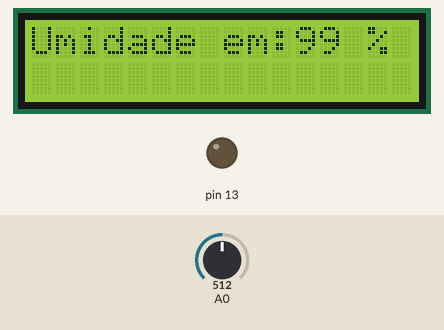
A sketch run on a simulated Arduino Uno, built with avr-gcc and run on an emulated ATmega328P. Shown: 16×2 character LCD, output pins drawn as LEDs (lit = HIGH). Dashed ring = blinking. The test bench sets the inputs (shaded band); at power-on: A0 = 512.

Above: at 1.3 s.
1.4 s: A0 set to 912
At 2.1 s:
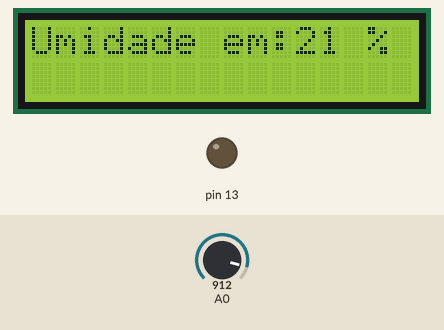
4.5 s: A0 set to 936
At 5.2 s:
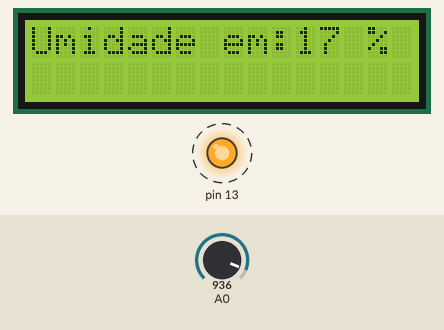
7.3 s: A0 set to 900
At 7.8 s:
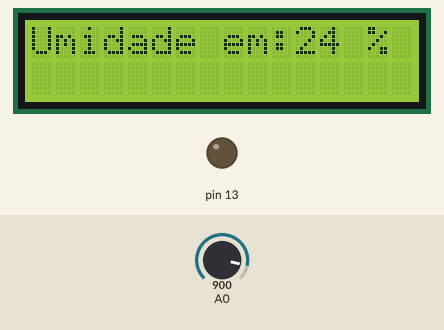
Timing chart, 0 to 10.3 s (numbered marks = the images above; inputs shaded):
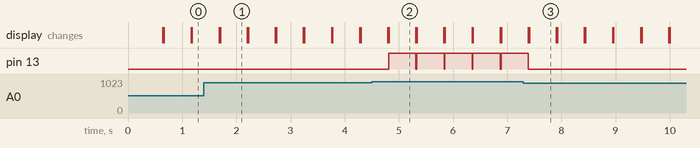

Measured:
- the behaviour switches between 920 and 921 on A0 (found by bisection; images 1 and 2)
- after the input at 1.4 s, the display: first differs from a run without the input after 0.30 s (image 1)
- after the input at 4.5 s, pin 13: alternates HIGH for 0.50 s and LOW for 0.01 s, starting after 0.31 s; the display: first differs from a run without the input after 0.31 s (image 2)
- after the input at 7.3 s, pin 13: goes on until 7.4 s, then stays LOW; the display: first differs from a run without the input after 0.10 s (image 3)
- what the display in image 1 shows lasts 0.5 s, from 1.7 s to 2.2 s

The sketch:

sensor_umidade.ino
```cpp
// Lembrando, na imagem desse projeto o sensor de umidade da terra foi substituido por um potênciometro.

#include <Wire.h>
#include <LiquidCrystal_I2C.h>
LiquidCrystal_I2C lcd(0x27,16,2);

int umidade;

void setup()
{
  lcd.init();
  lcd.begin(16, 2);
  pinMode(13, OUTPUT);
}

void loop()
{
  lcd.setBacklight(HIGH);
  digitalWrite(13, LOW);
  lcd.setCursor(0, 0);
  umidade = analogRead(A0);
  umidade = map(umidade, 1023, 0, 0, 200);
  lcd.print("Umidade em:");
  lcd.print(umidade);
  lcd.print(" %");
  if(umidade < 20)
  {
       digitalWrite(13, HIGH);
  }
  delay(500);
  lcd.clear();
}
```
